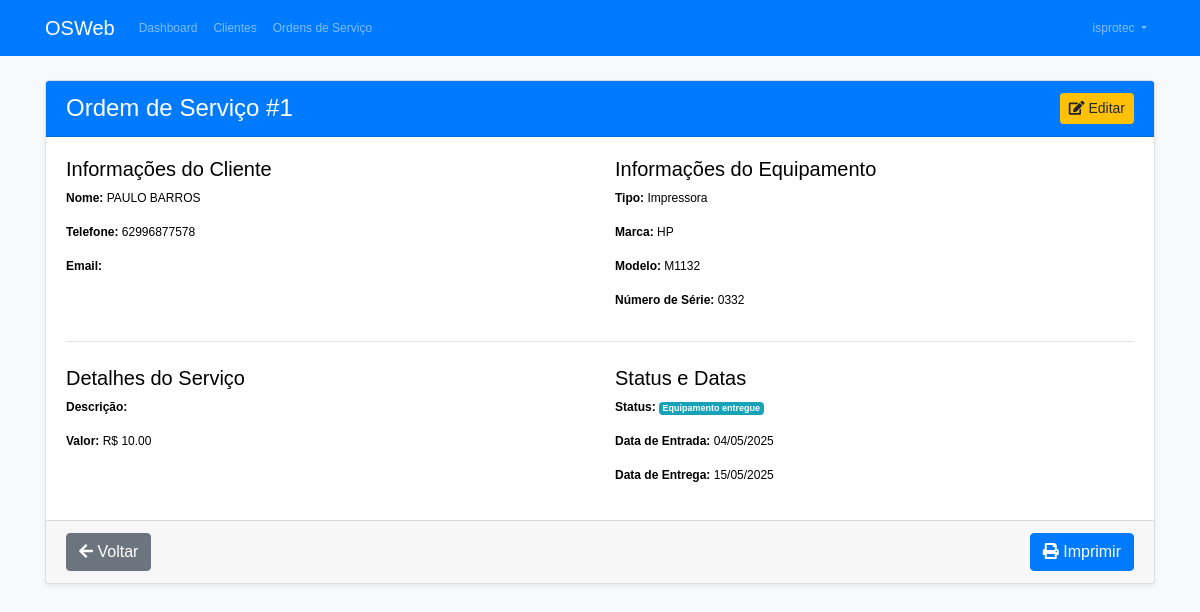
Screenshot of /ordem-servico/1/ (signed in) with the database file from the repository.
### core/models.py (models this page shows, shortened)
class User(AbstractUser):
    is_empresa = models.BooleanField(default=False)
    is_tecnico = models.BooleanField(default=False)
    empresa = models.ForeignKey('Empresa', on_delete=models.CASCADE, null=True, blank=True)
    telefone = models.CharField(max_length=15, blank=True, null=True)
    endereco = models.CharField(max_length=200, blank=True, null=True)

class OrdemServico(models.Model):
    STATUS_CHOICES = [
        ('AGUARDANDO', 'Aguardando orçamento'),
        ('APROVADO', 'Orçamento aprovado'),
        ('RECUSADO', 'Orçamento recusado'),
        ('EM_ANDAMENTO', 'Em andamento'),
        ('CONCLUIDO', 'Concluído'),
        ('ENTREGUE', 'Equipamento entregue'),
    ]
    empresa = models.ForeignKey(Empresa, on_delete=models.CASCADE)
    cliente = models.ForeignKey(Cliente, on_delete=models.CASCADE)
    equipamento = models.ForeignKey(Equipamento, on_delete=models.CASCADE)
    data_entrada = models.DateField(default=timezone.now)
    acessorios = models.TextField(blank=True, null=True)
    observacoes = models.TextField(blank=True, null=True)
    descricao_servico = models.TextField(blank=True, null=True)
    valor_servico = models.DecimalField(max_digits=10, decimal_places=2, blank=True, null=True)
    status = models.CharField(max_length=20, choices=STATUS_CHOICES, default='AGUARDANDO')
    data_aprovacao = models.DateField(blank=True, null=True)
    data_recusa = models.DateField(blank=True, null=True)
    data_entrega = models.DateField(blank=True, null=True)
    ultima_alteracao = models.DateTimeField(auto_now=True)
    recibo_entrega = models.FileField(upload_to='recibos/', blank=True, null=True)
    usuario_alteracao = models.ForeignKey(
        User,
        on_delete=models.SET_NULL,
        null=True,
        blank=True,
        related_name='ordens_alteradas'
    )

class Cliente(models.Model):
    empresa = models.ForeignKey(Empresa, on_delete=models.CASCADE)
    nome = models.CharField(max_length=50)
    sobrenome = models.CharField(max_length=100)
    endereco = models.CharField(max_length=200)
    telefone = models.CharField(max_length=15, blank=True, null=True)
    celular = models.CharField(max_length=15, blank=True, null=True)

class Equipamento(models.Model):
    cliente = models.ForeignKey(Cliente, on_delete=models.CASCADE)
    tipo = models.CharField(max_length=100)
    marca = models.CharField(max_length=100)
    modelo = models.CharField(max_length=100)
    numero_serie = models.CharField(max_length=100, unique=True)

### core/views.py (the view)
# urls.py: path('ordem-servico/<int:pk>/', OrdemServicoDetailView.as_view(), name='ordem_servico_detail'),
class OrdemServicoDetailView(LoginRequiredMixin, UserPassesTestMixin, DetailView):
    model = OrdemServico
    template_name = 'ordem_servico/detalhe.html'
    context_object_name = 'ordem'  # Adicione esta linha para nomear o objeto no template
    def test_func(self):
        ordem = self.get_object()
        return (self.request.user.is_empresa and ordem.empresa == self.request.user.empresa_user) or \
               (self.request.user.is_tecnico and ordem.empresa == self.request.user.empresa)
    def get_context_data(self, **kwargs):
        context = super().get_context_data(**kwargs)
        context['pode_imprimir'] = True
        if settings.DEBUG:
            context['debug_ordem'] = self.get_object()  # Para verificar o objeto no template
        return context

### core/templates/ordem_servico/detalhe.html (shortened to what this page needs)
{% extends "base.html" %}
{% block content %}
<div class="row">
    <div class="col-md-12">
        <div class="card">
            <div class="card-header bg-primary text-white">
                <div class="d-flex justify-content-between align-items-center">
                    <h4 class="mb-0">Ordem de Serviço #{{ ordem.id }}</h4>
                    <div>
                        <a href="{% url 'ordem_servico_update' ordem.id %}" class="btn btn-warning btn-sm">
                            <i class="fas fa-edit"></i> Editar
                        </a>
                    </div>
                </div>
            </div>
            <div class="card-body">
                <div class="row">
                    <div class="col-md-6">
                        <h5>Informações do Cliente</h5>
                        <p><strong>Nome:</strong> {{ ordem.cliente.nome }} {{ ordem.cliente.sobrenome }}</p>
                        <p><strong>Telefone:</strong> {{ ordem.cliente.telefone }}</p>
                        <p><strong>Email:</strong> {{ ordem.cliente.email }}</p>
                    </div>
                    <div class="col-md-6">
                        <h5>Informações do Equipamento</h5>
                        <p><strong>Tipo:</strong> {{ ordem.equipamento.tipo }}</p>
                        <p><strong>Marca:</strong> {{ ordem.equipamento.marca }}</p>
                        <p><strong>Modelo:</strong> {{ ordem.equipamento.modelo }}</p>
                        <p><strong>Número de Série:</strong> {{ ordem.equipamento.numero_serie }}</p>
                    </div>
                </div>
                <hr>
                <div class="row mt-4">
                    <div class="col-md-6">
                        <h5>Detalhes do Serviço</h5>
                        <p><strong>Descrição:</strong> {{ ordem.descricao_servico }}</p>
                        <p><strong>Valor:</strong> R$ {{ ordem.valor_servico }}</p>
                    </div>
                    <div class="col-md-6">
                        <h5>Status e Datas</h5>
                        <p>
                            <strong>Status:</strong>
                            <span class="badge badge-{% if ordem.status == 'AGUARDANDO' %}warning{% elif ordem.status == 'APROVADO' %}success{% elif ordem.status == 'RECUSADO' %}danger{% else %}info{% endif %}">
                                {{ ordem.get_status_display }}
                            </span>
                        </p>
                        <p><strong>Data de Entrada:</strong> {{ ordem.data_entrada|date:"d/m/Y" }}</p>
                        {% if ordem.data_entrega %}
                            <p><strong>Data de Entrega:</strong> {{ ordem.data_entrega|date:"d/m/Y" }}</p>
                        {% endif %}
                    </div>
                </div>
            </div>
            <div class="card-footer">
                <a href="{% url 'ordem_servico_list' %}" class="btn btn-secondary">
                    <i class="fas fa-arrow-left"></i> Voltar
                </a>
                <a href="{% url 'ordem_servico_imprimir' ordem.id %}" class="btn btn-primary float-right">
                    <i class="fas fa-print"></i> Imprimir
                </a>
            </div>
        </div>
    </div>
</div>
{% endblock %}

### core/templates/base.html (shortened to what this page needs)
{% load static %}
<!DOCTYPE html>
<html lang="pt-br">
<head>
    <link rel="stylesheet" href="https://stackpath.bootstrapcdn.com/bootstrap/4.5.2/css/bootstrap.min.css">
    <link rel="stylesheet" href="https://cdnjs.cloudflare.com/ajax/libs/font-awesome/5.15.1/css/all.min.css">
    <link href="{% static 'css/style.css' %}" rel="stylesheet">
</head>
<body>
    <nav class="navbar navbar-expand-lg navbar-dark bg-primary">
        <div class="container">
            <a class="navbar-brand" href="{% url 'empresa_dashboard' %}">OSWeb</a>
            <div class="collapse navbar-collapse" id="navbarNav">
                <ul class="navbar-nav mr-auto">
                    {% if user.is_authenticated %}
                        {% if user.is_empresa %}
                            <li class="nav-item">
                                <a class="nav-link" href="{% url 'empresa_dashboard' %}">Dashboard</a>
                            </li>
                            <li class="nav-item">
                                <a class="nav-link" href="{% url 'cliente_list' %}">Clientes</a>
                            </li>
                            <li class="nav-item">
                                <a class="nav-link" href="{% url 'ordem_servico_list' %}">Ordens de Serviço</a>
                            </li>
                        {% elif user.is_tecnico %}
                            <li class="nav-item">
                                <a class="nav-link" href="{% url 'ordem_servico_list' %}">Ordens de Serviço</a>
                            </li>
                        {% endif %}
                    {% endif %}
                </ul>
                <ul class="navbar-nav">
                    {% if user.is_authenticated %}
                        <li class="nav-item dropdown">
                            <a class="nav-link dropdown-toggle" href="#" id="navbarDropdown" role="button" data-toggle="dropdown">
                                {{ user.username }}
                            </a>
                        </li>
                    {% endif %}
                </ul>
            </div>
        </div>
    </nav>
    <div class="container mt-4">
        {% block content %}{% endblock %}
    </div>
</body>
</html>

### core/static/css/style.css (style rules this page uses)
body { background-color: #f8f9fa; }
.card { box-shadow: 0 0.125rem 0.25rem rgba(0, 0, 0, 0.075); margin-bottom: 20px; }
.card-header { font-weight: bold; }
.navbar { margin-bottom: 20px; }
.card { margin-bottom: 20px; }
.card-header { font-weight: bold; background-color: #f8f9fa; }
body { font-family: Arial, sans-serif; font-size: 12px; color: #000; }

### rows the page displays
User: username "isprotec"
OrdemServico: id "1", cliente.nome "PAULO", cliente.sobrenome "BARROS", cliente.telefone "62996877578", equipamento.tipo "Impressora", equipamento.marca "HP", equipamento.modelo "M1132", equipamento.numero_serie "0332", valor_servico "10.00", status "Equipamento entregue", data_entrada "04/05/2025", data_entrega "15/05/2025"
